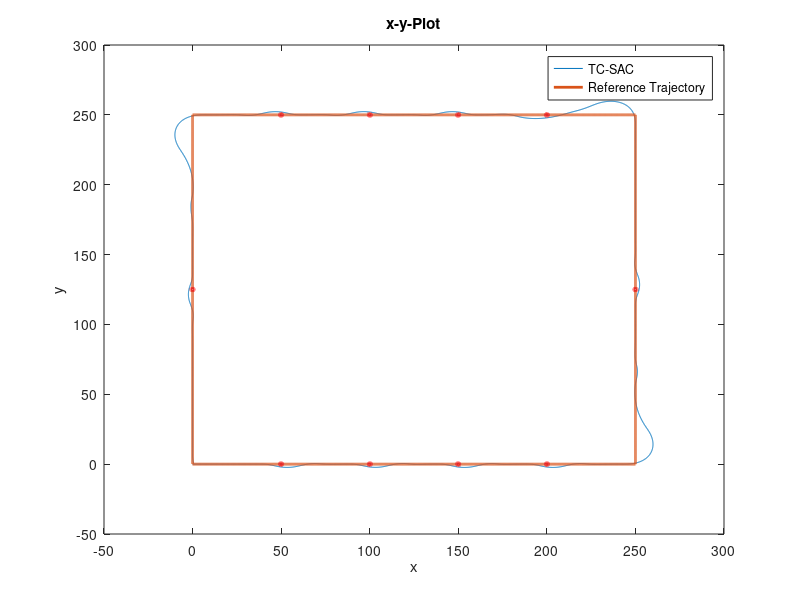
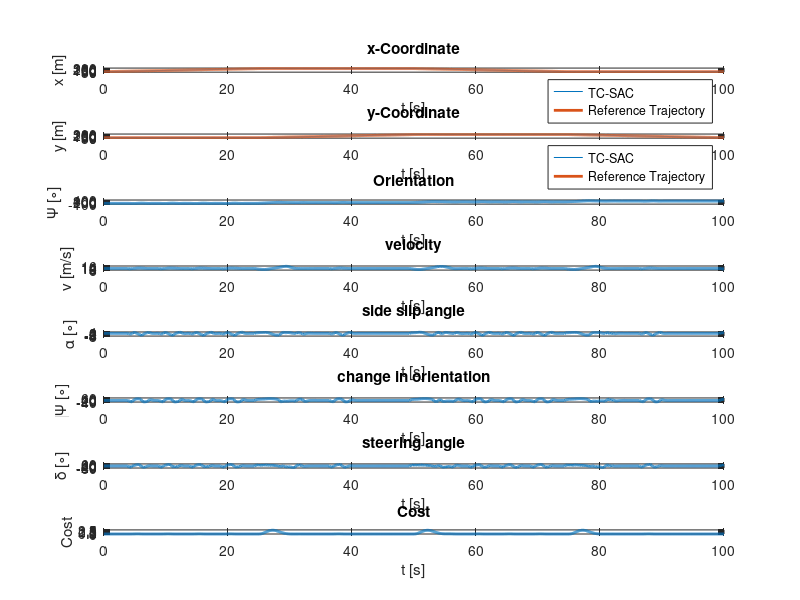
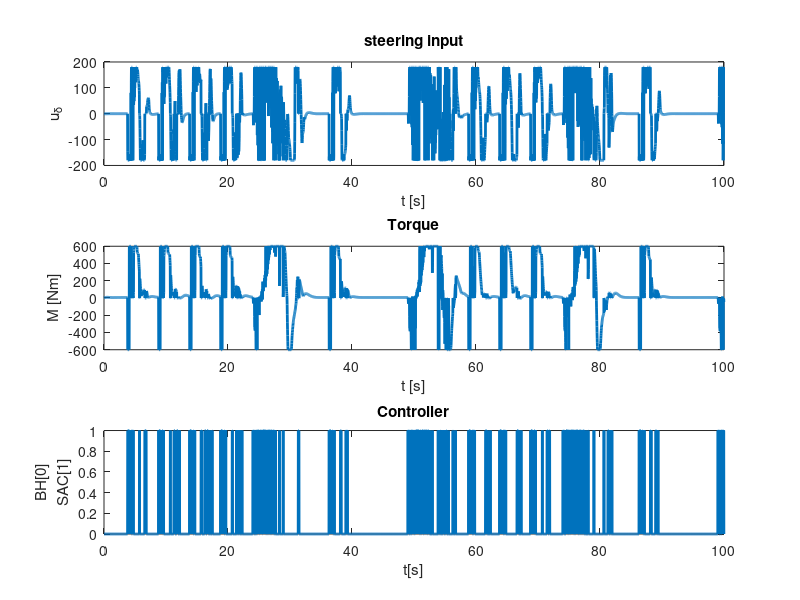

Recreate these plots in MATLAB, in order.
clear all;
close all;

data=load('result_Square.txt');

t=data(:,1);
x1=data(:,2);
x2=data(:,3);
x3=data(:,4);
x4=data(:,5);
x5=data(:,6);
x6=data(:,7);
x7=data(:,8);
Cost=data(:,9);

u1=data(:,10);
u2=data(:,11);

controller=data(:,12);

for i=1:size(t)+50
    v=10;

    t_step=100;

    if(mod(t(2)*(i-1),100) < t_step/4)    
        x_t(i,1) = v*mod(t(2)*(i-1),100);
        y_t(i,1) = 0;
    elseif(mod(t(2)*(i-1),100) < t_step/2)
        x_t(i,1) = v*t_step/4;
        y_t(i,1) = v*(mod(t(2)*(i-1),100)-t_step/4);
        
    elseif(mod(t(2)*(i-1),100) < 3*t_step/4)
        x_t(i,1) = v*t_step/4-(v*(mod(t(2)*(i-1),100)-t_step/2));
        y_t(i,1) = v*t_step/4;
    elseif(mod(t(2)*(i-1),100) <=t_step)
        x_t(i,1) = 0;
        y_t(i,1) = v*t_step/4-(v*(mod(t(2)*(i-1),100)-3*t_step/4));
    end
end

for i=1:size(t)
Cost(i,1)=(t(2)-t(1))*((x1(i)-x_t(i,1))*(x1(i)-x_t(i,1))+(x2(i)-y_t(i,1))*(x2(i)-y_t(i,1))+0.1*(x4(i)-10)*(x4(i)-10));
end

iter=1;
for i=0:0.001:1
 x_o(iter,1,1)=1*sin(2*pi*i)+50;
 y_o(iter,1,1)=1*cos(2*pi*i);
 
 x_o(iter,1,2)=1*sin(2*pi*i)+100;
 y_o(iter,1,2)=1*cos(2*pi*i);
 
 x_o(iter,1,3)=1*sin(2*pi*i)+150;
 y_o(iter,1,3)=1*cos(2*pi*i);
  
 x_o(iter,1,4)=1*sin(2*pi*i)+200;
 y_o(iter,1,4)=1*cos(2*pi*i);
 
 x_o(iter,1,5)=1*sin(2*pi*i)+250;
 y_o(iter,1,5)=1*cos(2*pi*i)+125;
 
 x_o(iter,1,6)=1*sin(2*pi*i)+50;
 y_o(iter,1,6)=1*cos(2*pi*i)+250;
 
 x_o(iter,1,7)=1*sin(2*pi*i)+100;
 y_o(iter,1,7)=1*cos(2*pi*i)+250;
 
 x_o(iter,1,8)=1*sin(2*pi*i)+150;
 y_o(iter,1,8)=1*cos(2*pi*i)+250;
  
 x_o(iter,1,9)=1*sin(2*pi*i)+200;
 y_o(iter,1,9)=1*cos(2*pi*i)+250;
 
 x_o(iter,1,10)=1*sin(2*pi*i);
 y_o(iter,1,10)=1*cos(2*pi*i)+125;
 iter=iter+1;
end

figure(1)

plot(x1,x2,x_t(1:size(t)),y_t(1:size(t)),'LineWidth',2)
    for l=1:10
        hold on
        plot(x_o(:,:,l),y_o(:,:,l),'r','LineWidth',2);
    end
xlabel('x');
ylabel('y');
title('x-y-Plot');
legend('TC-SAC','Reference Trajectory');



figure(2)
title('States');
subplot(8,1,1)
plot(t,x1,t,x_t(1:size(t)),'LineWidth',2)
xlabel('t [s]');
ylabel('x [m]');
title('x-Coordinate');
legend('TC-SAC','Reference Trajectory');

subplot(8,1,2)
plot(t,x2,t,y_t(1:size(t)),'LineWidth',2)
xlabel('t [s]');
ylabel('y [m]');
title('y-Coordinate');
legend('TC-SAC','Reference Trajectory');

subplot(8,1,3)
plot(t,x3,'LineWidth',2)
xlabel('t [s]');
ylabel('\Psi [\circ]');
title('Orientation');

subplot(8,1,4)
plot(t,x4,'LineWidth',2)
xlabel('t [s]');
ylabel('v [m/s]');
title('velocity');

subplot(8,1,5)
plot(t,x5,'LineWidth',2)
xlabel('t [s]');
ylabel('\alpha [\circ]');
title('side slip angle');

subplot(8,1,6)
plot(t,x6,'LineWidth',2)
xlabel('t [s]');
ylabel('\Psi [\circ]');
title('change in orientation');

subplot(8,1,7)
plot(t,x7,'LineWidth',2)
xlabel('t [s]');
ylabel('\delta [\circ]');
title('steering angle');

subplot(8,1,8)
plot(t,Cost,'LineWidth',2)
xlabel('t [s]');
ylabel('Cost');
title('Cost');

figure(3)
title('Control Inputs');

subplot(3,1,1)
plot(t,u1,'LineWidth',2)
xlabel('t [s]');
ylabel('u_\delta');
title('steering input');

subplot(3,1,2)
plot(t,u2,'LineWidth',2)
xlabel('t [s]');
ylabel('M [Nm]');
title('Torque');

subplot(3,1,3)
plot(t,controller,'LineWidth',2)
xlabel('t[s]');
ylabel({'BH[0]','SAC[1]'});
title('Controller');

